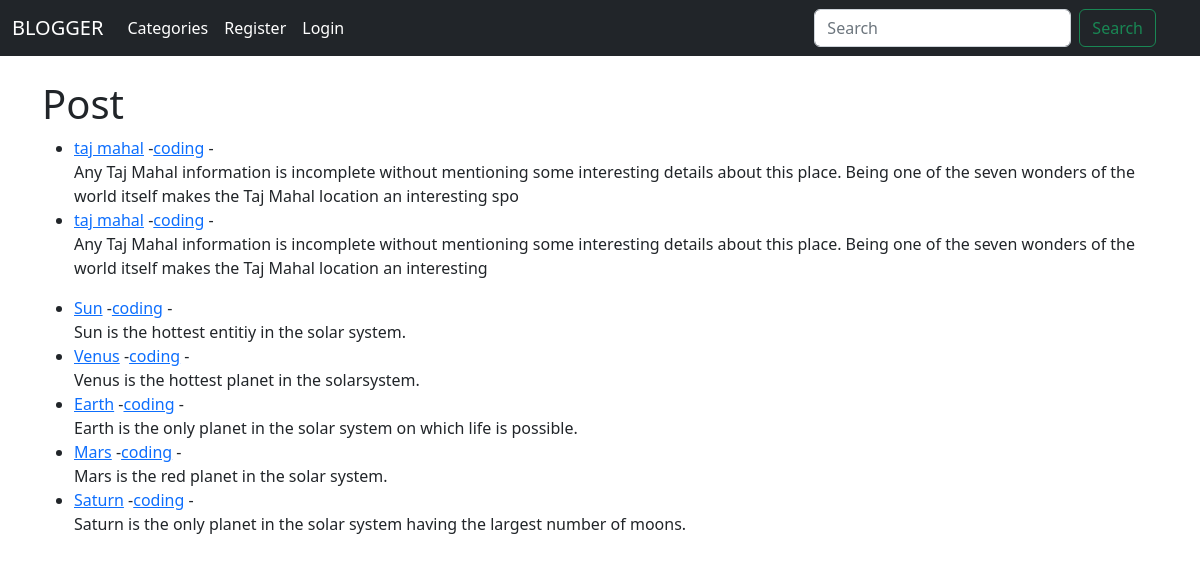
/, run on an earlier commit of the app's database.
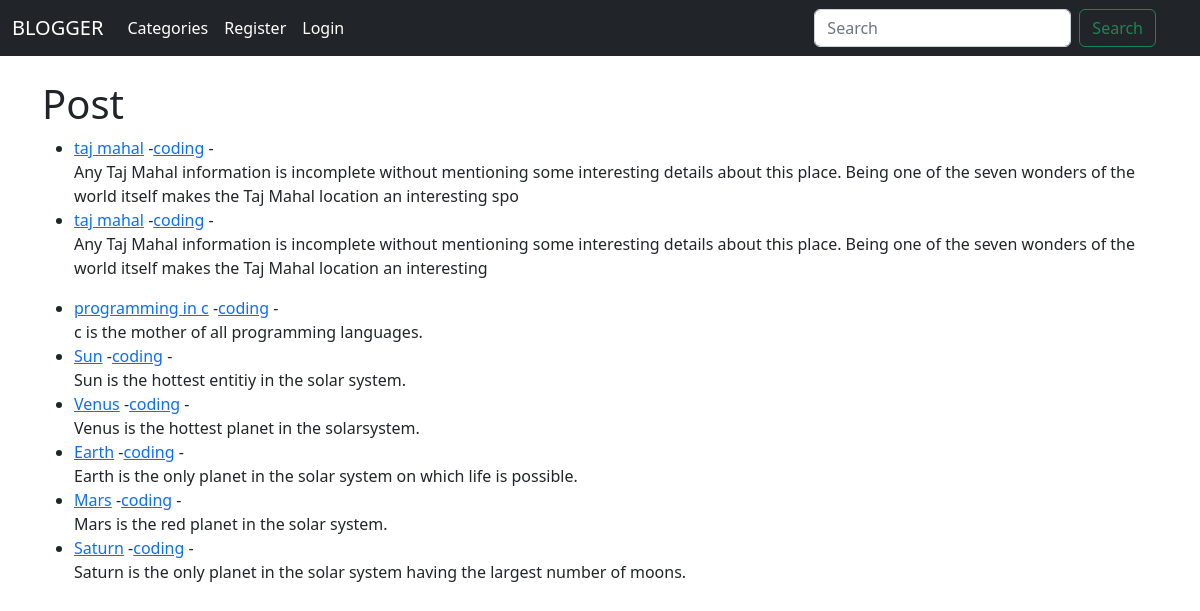
And on a later commit of the database.
### Blog/models.py (models this page shows, shortened)
class Post(models.Model):
	title= models.CharField(max_length=256)
	title_tag= models.CharField(max_length=256)
	author=models.ForeignKey(User, on_delete=models.CASCADE)
	body=RichTextField(blank=True , null=True)
	post_date = models.DateField(auto_now_add=True)
	category = models.CharField(max_length=225, default='coding')

### Blog/views.py (the view, shortened to what this page needs)
# urls.py: path('', HomeView.as_view(), name='Home'),
class HomeView(ListView):
	model = Post
	template_name = 'Home.html'
	ordering = ['-post_date']

### Blog/templates/Home.html
{% extends 'Base.html' %}
{% block content %}
<h1>Post</h1>
<ul>
{% for post in object_list %}
	<li><a href="{% url 'Article_Detail' post.pk %}">{{ post.title}}</a>
        -<a href="{% url 'category' post.category|slugify %}">{{ post.category}}</a>
		- {{ post.author.first_name}}{{ post.author.last_name}} <br/>
	{{ post.body|slice:"200"|safe }}</li>
{% endfor %}
</ul>
{% endblock %}

What changed in the data, as far as the page shows it:
added Post: title "programming in c", category "coding", body "c is the mother of all programming languages."
